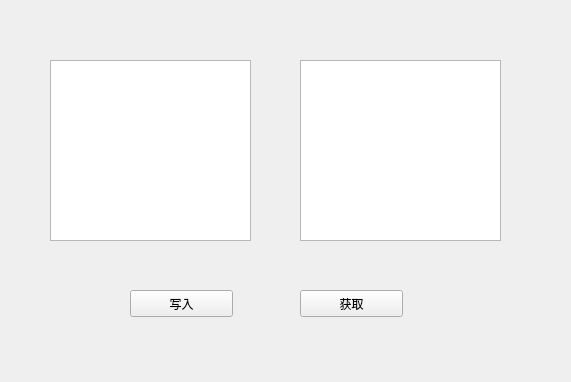
<?xml version="1.0" encoding="UTF-8"?>
<ui version="4.0">
 <class>MainWindow</class>
 <widget class="QMainWindow" name="MainWindow">
  <property name="geometry">
   <rect>
    <x>0</x>
    <y>0</y>
    <width>571</width>
    <height>382</height>
   </rect>
  </property>
  <property name="windowTitle">
   <string>MainWindow</string>
  </property>
  <widget class="QWidget" name="centralwidget">
   <widget class="QPushButton" name="pushButton">
    <property name="geometry">
     <rect>
      <x>130</x>
      <y>290</y>
      <width>103</width>
      <height>27</height>
     </rect>
    </property>
    <property name="text">
     <string>写入</string>
    </property>
   </widget>
   <widget class="QPushButton" name="pushButton_2">
    <property name="geometry">
     <rect>
      <x>300</x>
      <y>290</y>
      <width>103</width>
      <height>27</height>
     </rect>
    </property>
    <property name="text">
     <string>获取</string>
    </property>
   </widget>
   <widget class="QTextEdit" name="textEdit">
    <property name="geometry">
     <rect>
      <x>50</x>
      <y>60</y>
      <width>201</width>
      <height>181</height>
     </rect>
    </property>
    <property name="cursor" stdset="0">
     <cursorShape>IBeamCursor</cursorShape>
    </property>
   </widget>
   <widget class="QTextBrowser" name="textBrowser">
    <property name="geometry">
     <rect>
      <x>300</x>
      <y>60</y>
      <width>201</width>
      <height>181</height>
     </rect>
    </property>
    <property name="cursor" stdset="0">
     <cursorShape>IBeamCursor</cursorShape>
    </property>
   </widget>
  </widget>
 </widget>
 <resources/>
 <connections>
  <connection>
   <sender>pushButton</sender>
   <signal>clicked()</signal>
   <receiver>MainWindow</receiver>
   <slot>set()</slot>
   <hints>
    <hint type="sourcelabel">
     <x>322</x>
     <y>201</y>
    </hint>
    <hint type="destinationlabel">
     <x>312</x>
     <y>263</y>
    </hint>
   </hints>
  </connection>
 </connections>
 <slots>
  <slot>set()</slot>
 </slots>
</ui>
